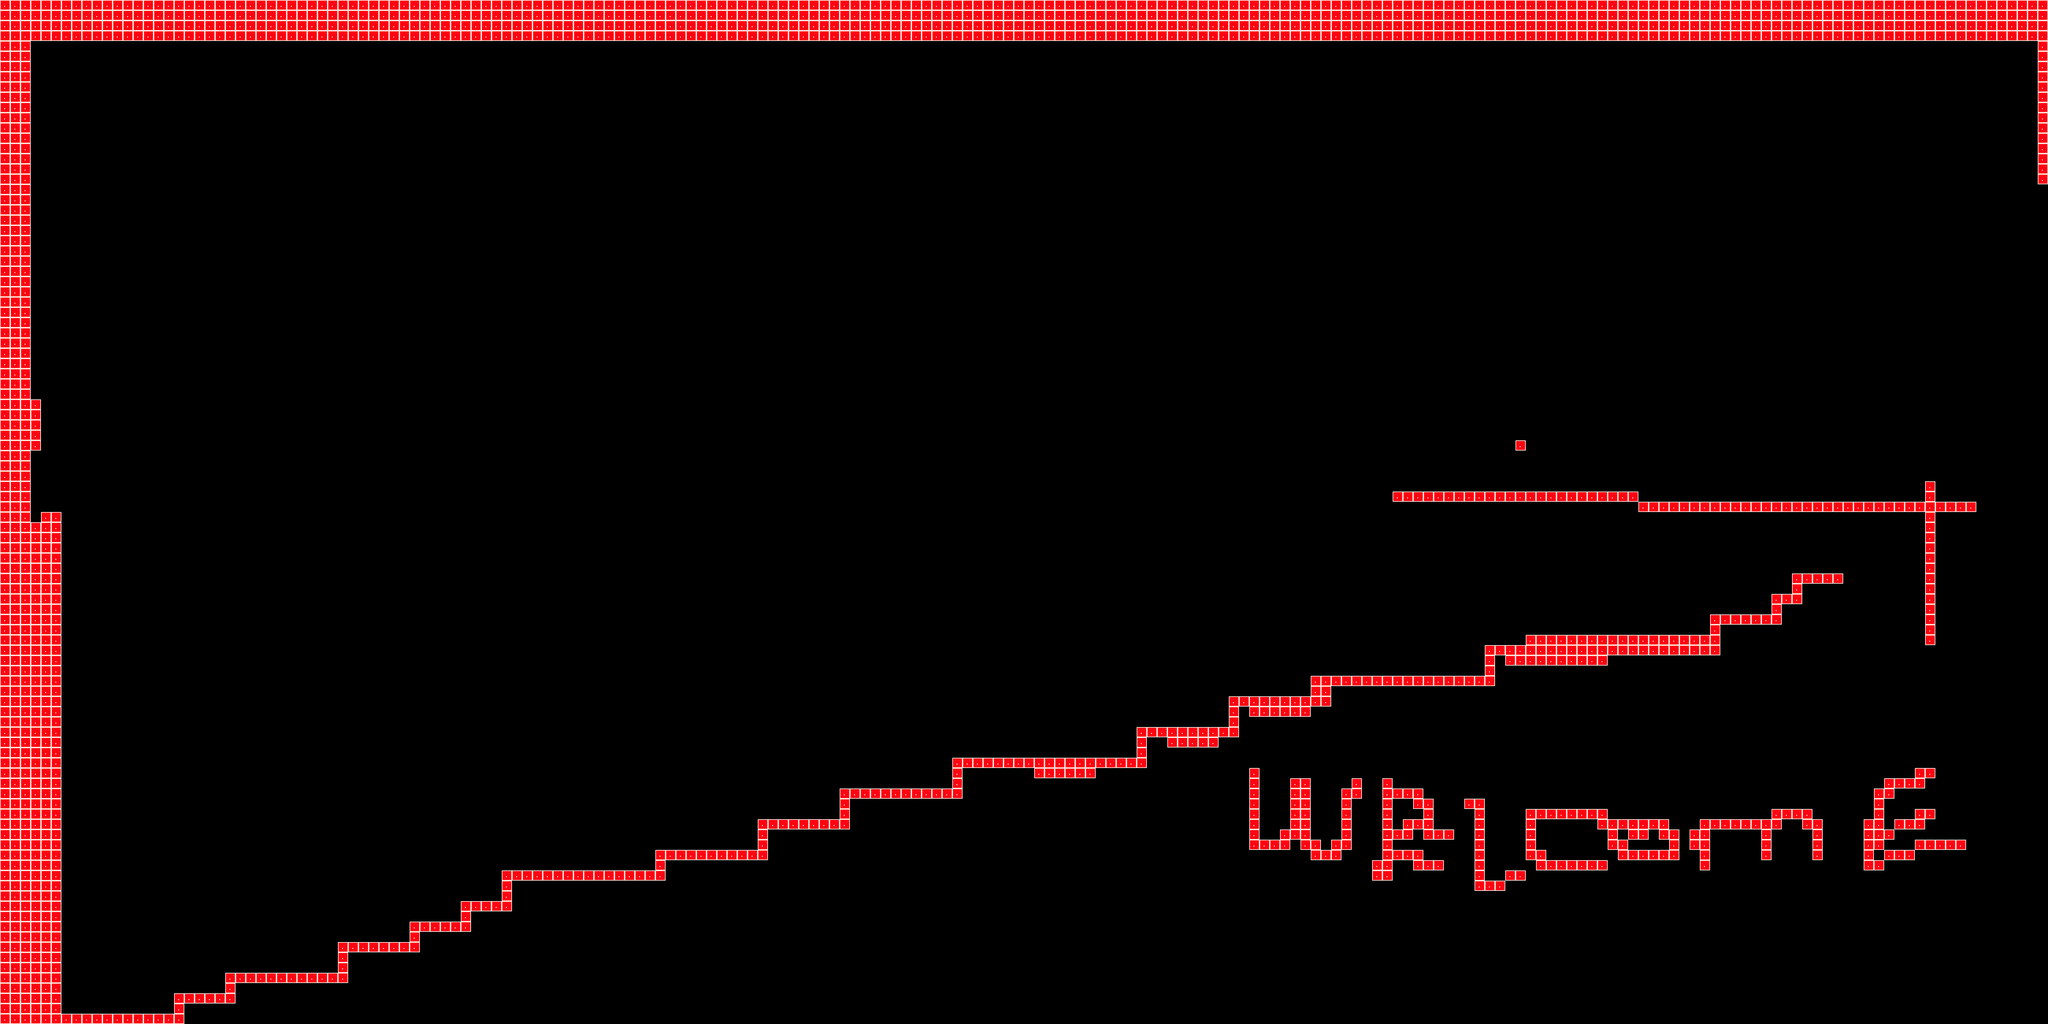

The image is a tile-based game level rendered from a .tmx file. Its description and source (layers, tilesets, objects; grid data summarised) follow:
An orthogonal 200x100 tile map with 30x30 px tiles, 1 tile layer (Tile Layer 1) and 1 object (Outline).

<map version="1.0" orientation="orthogonal" width="200" height="100" tilewidth="30" tileheight="30">
 <tileset firstgid="1" name="tile" tilewidth="30" tileheight="30">
  <image source="tile.png" width="30" height="30" />
 </tileset>
 <layer name="Tile Layer 1" width="200" height="100">
  <data>[20000 cells, 1777 non-empty, 1 distinct tile ids]</data>
 </layer>
 <objectgroup name="Collision" width="200" height="100">
  <object name="Outline" x="6" y="2997">
   <polyline points="0,0 173,-27 500,-24 500,-88 648,-88 652,-142 976,-145 985,-236 1194,-233 1197,-297 1339,-297 1348,-355 1461,-355 1464,-445 1909,-448 1918,-506 2206,-506 2215,-594 2448,-594 2458,-688 2779,-688 2782,-779 3324,-779 3327,-867 3594,-867 3600,-958 3833,-961 3833,-1018 4339,-1018 4339,-1106 4458,-1103 4461,-1136 5000,-1133 5003,-1194 5182,-1197 5182,-1255 5239,-1255 5245,-1318 5385,-1318" />
  </object>
 </objectgroup>
</map>
